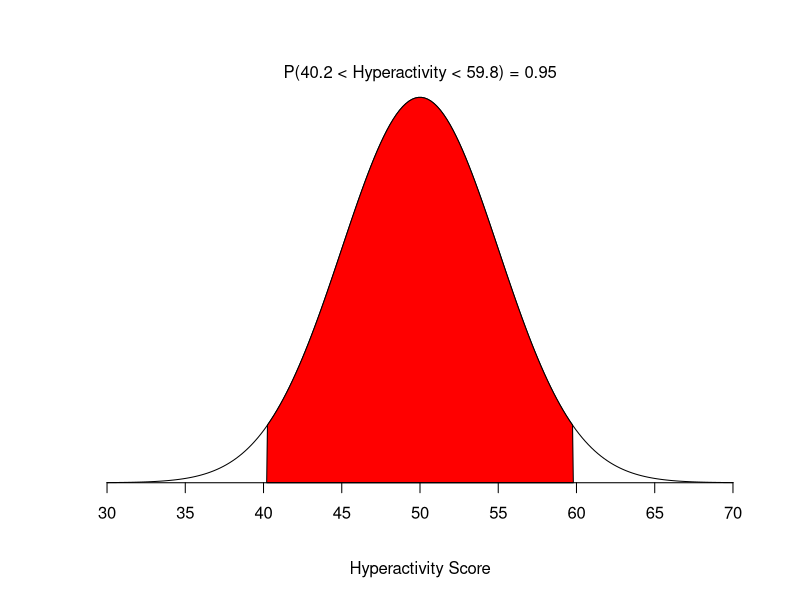
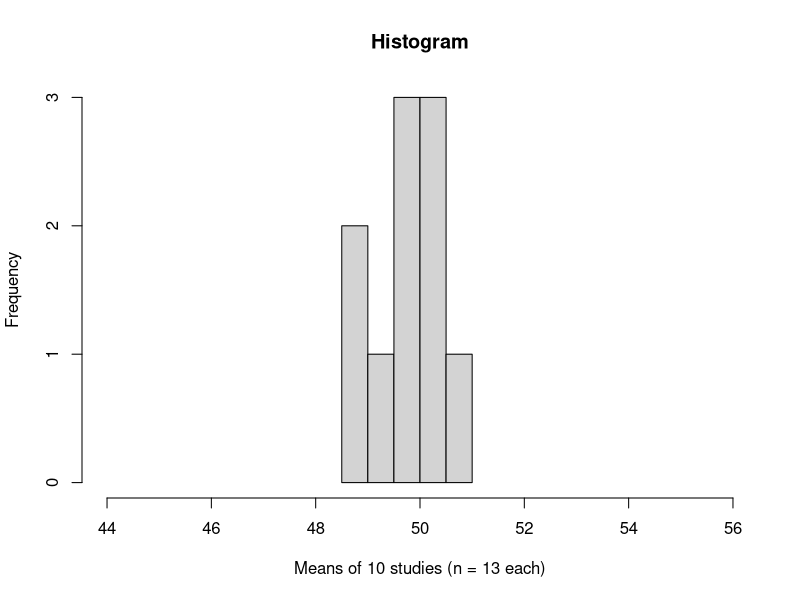
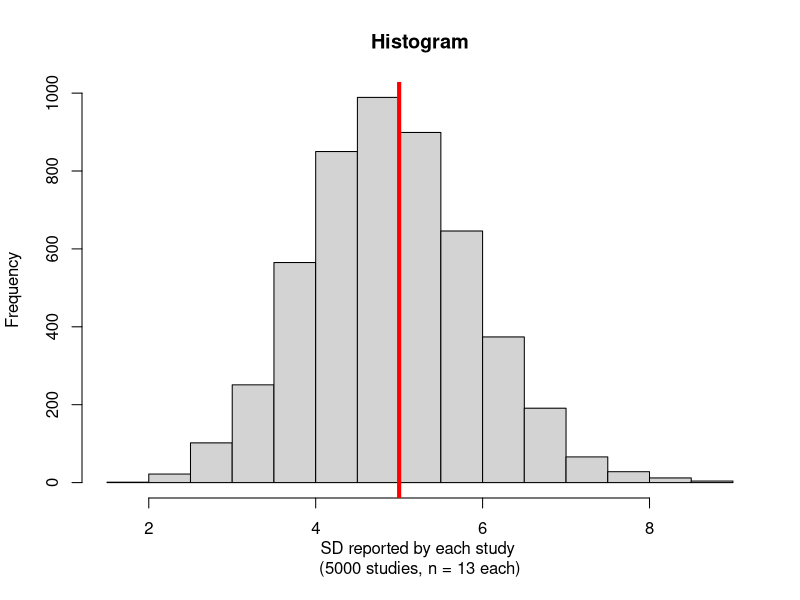
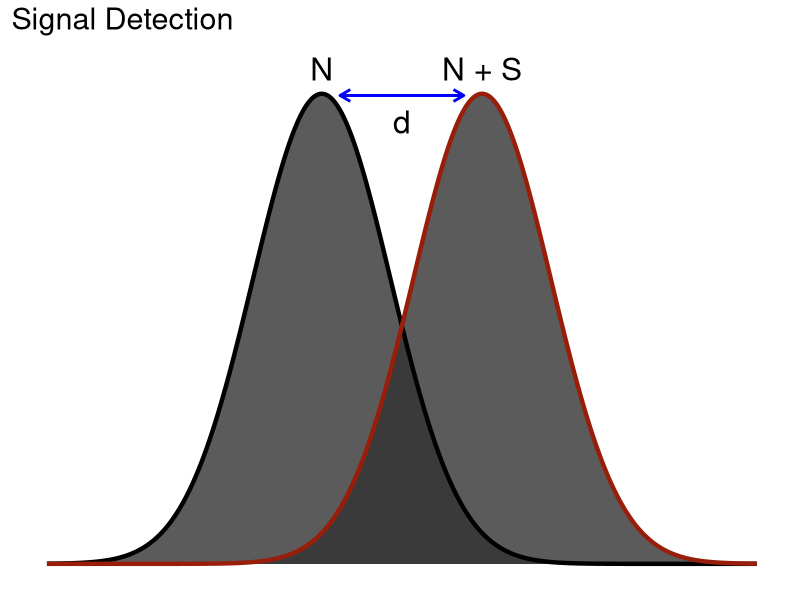
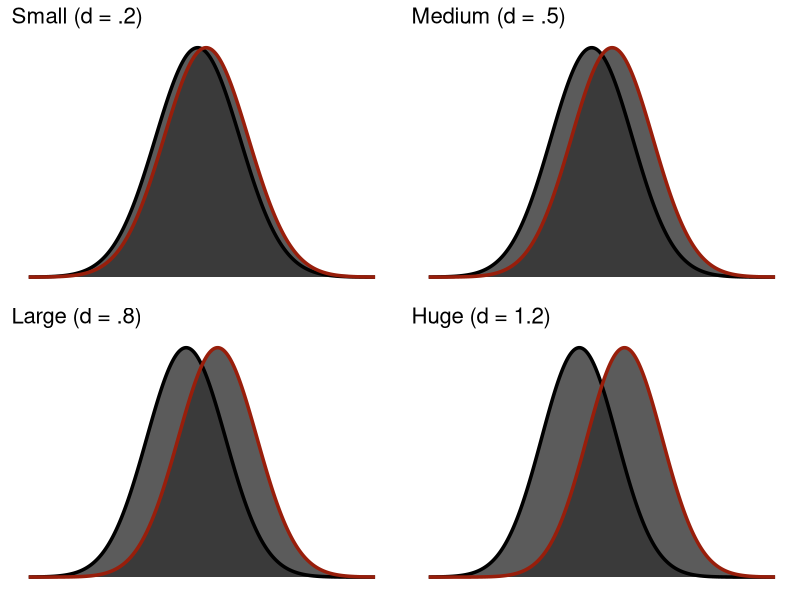
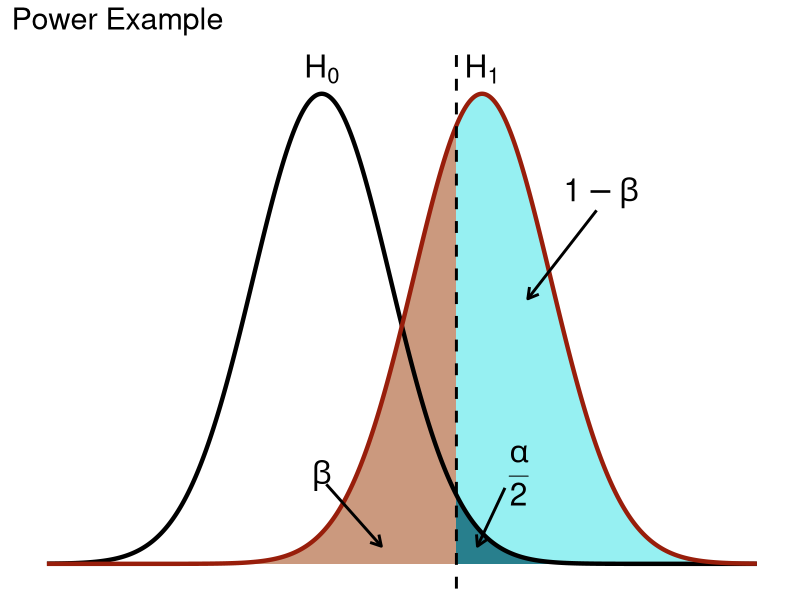
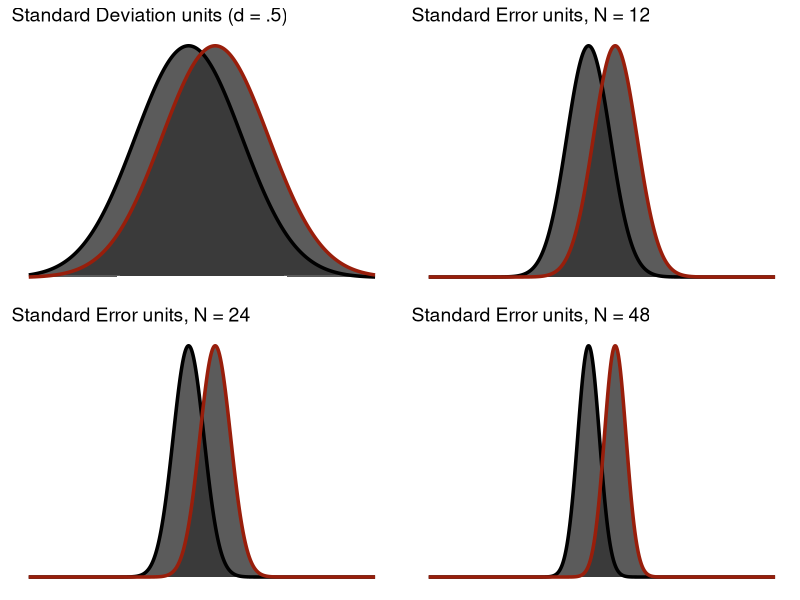
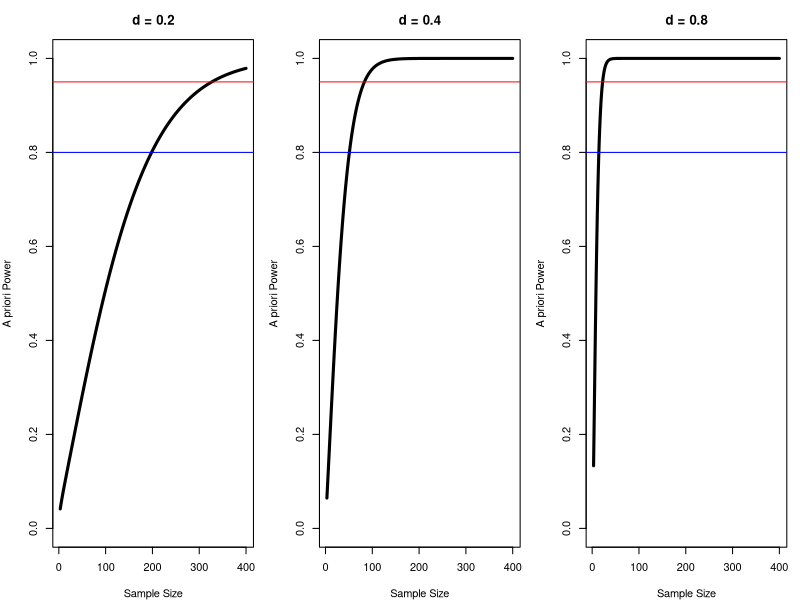

The R source for these figures, in order:
## ---- chunk 1
knitr::opts_chunk$set(
  echo = TRUE,
  message = FALSE,
  warning = FALSE,
  fig.width = 4.25,
  fig.height = 4.0,
  fig.align = "center",
  fig.pos = "H",
  results = "hold"
)
library(ggplot2)
library(grid)   # for arrow()
## ---- chunk 2
#| echo: false
#| fig-width: 5.0
#| fig-height: 3.0
#| fig-cap: "The population of hyperactivity scores, with the middle 95% shaded."
#| fig-alt: "A normal curve centered on 50. The region between about 40 and 60 is filled in red, and a label above reports that this shaded area holds 95% of children."
mu <- 50
sigma <- 5
lb <- mu - sigma * 1.96
ub <- mu + sigma * 1.96

x  <- seq(-4, 4, length = 200) * sigma + mu
hx <- dnorm(x, mu, sigma)

plot(x, hx, type = "n", xlab = "Hyperactivity Score", ylab = "",
     main = "", axes = FALSE)

i <- x >= lb & x <= ub
lines(x, hx)
polygon(c(lb, x[i], ub), c(0, hx[i], 0), col = "red")

area <- pnorm(ub, mu, sigma) - pnorm(lb, mu, sigma)
mtext(paste0("P(", round(lb, 2), " < Hyperactivity < ", round(ub, 2), ") = ",
             signif(area, 3)), side = 3)
axis(1, at = seq(30, 70, 5), pos = 0)
## ---- chunk 3
#| echo: false
#| fig-width: 5.0
#| fig-height: 3.0
#| fig-cap: "Ten studies, ten means. None of them is 50, and that is the point."
#| fig-alt: "Histogram of ten study means spread between about 48 and 51, scattered around the true population mean of 50 rather than landing on it."
set.seed(543)
N <- 13; M <- 50; SD <- 5; samples <- 10
Sample.Means <- replicate(samples, mean(rnorm(n = N, mean = M, sd = SD)))

hist(Sample.Means,
     main = "Histogram",
     xlab = "Means of 10 studies (n = 13 each)",
     ylab = "Frequency",
     xlim = c(44, 56))
## ---- chunk 4
#| echo: true
#| fig-width: 5.0
#| fig-height: 3.0
#| fig-cap: "What 5,000 small studies report as their SD, against the truth in red."
#| fig-alt: "Histogram of standard deviations reported by 5,000 studies of thirteen children each. The pile is slightly right-skewed and sits noticeably to the left of a thick red vertical line marking the true sigma of 5, showing that most studies report a spread smaller than the real one."
set.seed(543)

# Run 5,000 studies. Each one grabs 13 children from a population where we
# KNOW the true spread is sigma = 5, and reports the SD it happened to see.
Sample.SD <- replicate(5000, sd(rnorm(n = 13, mean = 50, sd = 5)))

hist(Sample.SD,
     main = "Histogram",
     xlab = "SD reported by each study \n(5000 studies, n = 13 each)",
     ylab = "Frequency")
abline(v = 5, col = "red", lwd = 4)   # the TRUE sigma
## ---- chunk 5
#| echo: false
#| fig-width: 6.25
#| fig-height: 3.0
#| fig-cap: "Signal detection. The gap between the two peaks, measured in standard deviations, is d."
#| fig-alt: "Two overlapping bell curves. The left is labelled N for noise and the right N plus S for signal plus noise. A double-headed blue arrow between the peaks is labelled d."
m1 <- 0; sd1 <- 1.5
m2 <- 3.5; sd2 <- 1.5

x <- seq(min(m1 - sd1*4, m2 - sd2*4), max(m1 + sd1*4, m2 + sd2*4), .01)

df1 <- data.frame(x = x, y = dnorm(x, m1, sd1), id = "h0")
df2 <- data.frame(x = x, y = dnorm(x, m2, sd2), id = "h1")
poly <- rbind(df1, df2)

ggplot(poly, aes(x, y, group = id)) +
  geom_polygon(alpha = 0.8, show.legend = FALSE) +
  geom_line(data = df1, aes(x, y, color = "H0"),
            linewidth = 1.5, show.legend = FALSE) +
  geom_line(data = df2, aes(x, y, color = "HA"),
            linewidth = 1.5, show.legend = FALSE) +
  scale_color_manual(values = c("HA" = "#981e0b", "H0" = "black")) +
  annotate("segment", x = m1 + .4, y = 0.265, xend = m2 - .4, yend = 0.265,
           color = "blue", arrow = arrow(length = unit(0.3, "cm")), linewidth = 1) +
  annotate("segment", x = m2 - .4, y = 0.265, xend = m1 + .4, yend = 0.265,
           color = "blue", arrow = arrow(length = unit(0.3, "cm")), linewidth = 1) +
  annotate("text", label = "d", x = (m1 + m2)/2, y = 0.25, size = 8) +
  annotate("text", label = "N", x = m1, y = 0.28, size = 8) +
  annotate("text", label = "N + S", x = m2, y = 0.28, size = 8) +
  ggtitle("Signal Detection") +
  theme(panel.grid = element_blank(),
        panel.background = element_blank(),
        plot.background = element_rect(fill = "#ffffff"),
        axis.text = element_blank(),
        axis.ticks = element_blank(),
        axis.title = element_blank(),
        plot.title = element_text(size = 22))
## ---- chunk 6
#| echo: false
#| fig-width: 6.5
#| fig-height: 5.0
#| fig-cap: "Small, medium, large, and huge. Note how much overlap survives even at the bottom right."
#| fig-alt: "Four panels of two overlapping bell curves each. At d = .2 the curves are nearly on top of each other; at .5 the peaks are clearly apart; at .8 they are well separated; and at 1.2 they are separated by more than a standard deviation, yet a substantial shared region remains in every panel."
plot_signal <- function(m2, title, m1 = 0, sd1 = 1, sd2 = 1, alpha = 0.8) {
  x <- seq(min(m1 - sd1*4, m2 - sd2*4), max(m1 + sd1*4, m2 + sd2*4), 0.01)
  d1 <- data.frame(x = x, y = dnorm(x, m1, sd1), id = "h0")
  d2 <- data.frame(x = x, y = dnorm(x, m2, sd2), id = "h1")
  ggplot(rbind(d1, d2), aes(x, y, group = id)) +
    geom_polygon(alpha = alpha, show.legend = FALSE) +
    geom_line(data = d1, aes(x, y, color = "H0"), linewidth = 1.2, show.legend = FALSE) +
    geom_line(data = d2, aes(x, y, color = "HA"), linewidth = 1.2, show.legend = FALSE) +
    scale_color_manual(values = c("HA" = "#981e0b", "H0" = "black")) +
    ggtitle(title) +
    theme(panel.grid = element_blank(), panel.background = element_blank(),
          plot.background = element_rect(fill = "#ffffff"),
          panel.border = element_blank(), axis.line = element_blank(),
          axis.text = element_blank(), axis.ticks = element_blank(),
          axis.title = element_blank(), plot.title = element_text(size = 16))
}

gridExtra::grid.arrange(
  plot_signal(0.2, "Small (d = .2)"),
  plot_signal(0.5, "Medium (d = .5)"),
  plot_signal(0.8, "Large (d = .8)"),
  plot_signal(1.2, "Huge (d = 1.2)"),
  ncol = 2
)
## ---- chunk 7
#| echo: false
#| fig-width: 6.25
#| fig-height: 3.0
#| fig-cap: "Power is the slice of the alternative distribution that clears the critical value."
#| fig-alt: "Two overlapping bell curves, the null on the left and the alternative on the right. A vertical line marks the critical value, and the portion of the right-hand curve beyond it is shaded to represent power."
m1 <- 0; sd1 <- 1.5
m2 <- 3.5; sd2 <- 1.5

z_crit <- qnorm(1 - (0.05/2), m1, sd1)

x <- seq(min(m1 - sd1*4, m2 - sd2*4), max(m1 + sd1*4, m2 + sd2*4), .01)
df1 <- data.frame(x = x, y = dnorm(x, m1, sd1))
df2 <- data.frame(x = x, y = dnorm(x, m2, sd2))

# alpha polygon
y.poly <- pmin(df1$y, df2$y)
poly1 <- data.frame(x = x, y = y.poly)
poly1 <- poly1[poly1$x >= z_crit, ]
poly1 <- rbind(poly1, c(z_crit, 0))

# beta polygon
poly2 <- df2[df2$x <= z_crit, ]
poly2 <- rbind(poly2, c(z_crit, 0))

# power polygon
poly3 <- df2[df2$x >= z_crit, ]
poly3 <- rbind(poly3, c(z_crit, 0))

poly1$id <- 3; poly2$id <- 2; poly3$id <- 1
poly <- rbind(poly1, poly2, poly3)
poly$id <- factor(poly$id, labels = c("power", "beta", "alpha"))

ggplot(poly, aes(x, y, fill = id, group = id)) +
  geom_polygon(alpha = 0.8, show.legend = FALSE) +
  geom_line(data = df1, aes(x, y, color = "H0", fill = NULL, group = NULL),
            linewidth = 1.5, show.legend = FALSE) +
  geom_line(data = df2, aes(x, y, color = "HA", fill = NULL, group = NULL),
            linewidth = 1.5, show.legend = FALSE) +
  geom_vline(xintercept = z_crit, linewidth = 1, linetype = "dashed") +
  scale_color_manual(values = c("HA" = "#981e0b", "H0" = "black")) +
  scale_fill_manual(values = c("alpha" = "#0d6374",
                               "beta"  = "#be805e",
                               "power" = "#7cecee")) +
  annotate("segment", x = 0.1, y = 0.045, xend = 1.3, yend = 0.01,
           arrow = arrow(length = unit(0.3, "cm")), linewidth = 1) +
  annotate("text", label = "beta", x = 0, y = 0.05, parse = TRUE, size = 8) +
  annotate("segment", x = 4, y = 0.043, xend = 3.4, yend = 0.01,
           arrow = arrow(length = unit(0.3, "cm")), linewidth = 1) +
  annotate("text", label = "frac(alpha,2)", x = 4.3, y = 0.05, parse = TRUE, size = 8) +
  annotate("segment", x = 6, y = 0.2, xend = 4.5, yend = 0.15,
           arrow = arrow(length = unit(0.3, "cm")), linewidth = 1) +
  annotate("text", label = "1-beta", x = 6.1, y = 0.21, parse = TRUE, size = 8) +
  annotate("text", label = "H[0]", x = m1, y = 0.28, parse = TRUE, size = 8) +
  annotate("text", label = "H[1]", x = m2, y = 0.28, parse = TRUE, size = 8) +
  ggtitle("Power Example") +
  theme(panel.grid = element_blank(),
        panel.background = element_blank(),
        plot.background = element_rect(fill = "#ffffff"),
        panel.border = element_blank(),
        axis.line = element_blank(),
        axis.text = element_blank(),
        axis.ticks = element_blank(),
        axis.title = element_blank(),
        plot.title = element_text(size = 22))
## ---- chunk 8
#| echo: false
#| fig-width: 6.5
#| fig-height: 5.0
#| fig-cap: "The same half-point difference, seen through progressively narrower sampling distributions."
#| fig-alt: "A grid of panels, each showing the same pair of overlapping curves separated by half a point. Moving through the panels the curves become narrower and taller, so the same fixed difference goes from almost total overlap to clean separation."
draw_pair <- function(divisor, title) {
  m1 <- 0; m2 <- 0.5
  s  <- 1 / divisor
  x  <- seq(-3, 3.5, .005)
  d1 <- data.frame(x = x, y = dnorm(x, m1, s), id = "h0")
  d2 <- data.frame(x = x, y = dnorm(x, m2, s), id = "h1")
  p  <- rbind(d1, d2)
  ggplot(p, aes(x, y, group = id)) +
    geom_polygon(alpha = 0.8, show.legend = FALSE) +
    geom_line(data = d1, aes(x, y, color = "H0"), linewidth = 1.2, show.legend = FALSE) +
    geom_line(data = d2, aes(x, y, color = "HA"), linewidth = 1.2, show.legend = FALSE) +
    scale_color_manual(values = c("HA" = "#981e0b", "H0" = "black")) +
    ggtitle(title) +
    theme(panel.grid = element_blank(),
          panel.background = element_blank(),
          plot.background = element_rect(fill = "#ffffff"),
          axis.text = element_blank(), axis.ticks = element_blank(),
          axis.title = element_blank(),
          plot.title = element_text(size = 14))
}

p1 <- draw_pair(1,          "Standard Deviation units (d = .5)")
p2 <- draw_pair(sqrt(6),    "Standard Error units, N = 12")
p3 <- draw_pair(sqrt(12),   "Standard Error units, N = 24")
p4 <- draw_pair(sqrt(24),   "Standard Error units, N = 48")

gridExtra::grid.arrange(p1, p2, p3, p4, ncol = 2)
## ---- chunk 9
set.seed(123)

# Simulate our population: a million children we will never meet.
Population <- rnorm(1e6, mean = 50, sd = 5)

set.seed(42)

# Sample 36 kids (for real if you can, but I am lazy, so we simulate it)
# and give each one a 2-point cookie boost.
kids.1 <- sample(Population, 36, replace = TRUE) + 2

M_kids <- mean(kids.1)                 # our sample mean
S_kids <- sd(kids.1)                   # our sample SD
d_kids <- (M_kids - 50) / S_kids       # Cohen's d: how far from 50, in SD units

round(c(M = M_kids, SD = S_kids, n = length(kids.1), d = d_kids), 3)
## ---- chunk 10
At.Power.80 <- power.t.test(n = NULL,              # <- the unknown we want solved
                            delta = .4,            # the effect size we expect
                            sd = 1,                # sd = 1 makes delta mean "Cohen's d"
                            sig.level = 0.05,      # our alpha
                            power = .80,           # the power we are demanding
                            type = "one.sample",   # which t-test
                            alternative = "two.sided")
At.Power.80
## ---- chunk 11
At.Power.95 <- power.t.test(n = NULL, delta = .4, sd = 1,
                            sig.level = 0.05, power = .95,
                            type = "one.sample",
                            alternative = "two.sided")
ceiling(At.Power.95$n)
## ---- chunk 12
# Same function. This time n is known and power is the NULL.
AP.Power.N36 <- power.t.test(n = 36, delta = .4, sd = 1,
                             sig.level = 0.05, power = NULL,
                             type = "one.sample",
                             alternative = "two.sided")
round(AP.Power.N36$power, 3)
## ---- chunk 13
# Third question, same function. Now delta is the NULL.
Eff.Power.N36 <- power.t.test(n = 36, delta = NULL, sd = 1,
                              sig.level = 0.05, power = .80,
                              type = "one.sample",
                              alternative = "two.sided")
round(Eff.Power.N36$delta, 3)
## ---- chunk 14
#| echo: false
#| fig-width: 6.5
#| fig-height: 2.6
#| fig-cap: "Power against sample size at three effect sizes. Each curve rises steeply and then flattens."
#| fig-alt: "Three side-by-side line plots of power against sample size, one per effect size. Every curve climbs steeply at small sample sizes and then bends over and flattens as it approaches a power of one, with the smallest effect needing by far the most participants."
pow_n <- function(nn, dd) {
  power.t.test(n = nn, delta = dd, sd = 1, sig.level = .05,
               type = "one.sample", alternative = "two.sided")$power
}

Nrange <- seq(3, 400, 1)
op <- par(mfrow = c(1, 3), mar = c(4, 4, 3, 1))
for (dd in c(.2, .4, .8)) {
  plot(Nrange, sapply(Nrange, pow_n, dd = dd), type = "l", lwd = 3,
       main = paste0("d = ", dd),
       xlab = "Sample Size", ylab = "A priori Power", ylim = c(0, 1))
  abline(h = .80, col = "blue", lwd = 1)
  abline(h = .95, col = "red",  lwd = 1)
}
par(op)
## ---- chunk 15
#| echo: false
#| fig-width: 6.5
#| fig-height: 2.6
#| fig-cap: "Power against effect size at three sample sizes. Same shape, different axis."
#| fig-alt: "Three side-by-side line plots of power against effect size, one per sample size. Each curve rises steeply through the small and medium effect sizes and then flattens near a power of one, and the larger the sample the further left that rise begins."
pow_d <- function(dd, nn) {
  power.t.test(n = nn, delta = dd, sd = 1, sig.level = .05,
               type = "one.sample", alternative = "two.sided")$power
}

Drange <- seq(.05, 1.2, .01)
op <- par(mfrow = c(1, 3), mar = c(4, 4, 3, 1))
for (nn in c(25, 50, 100)) {
  plot(Drange, sapply(Drange, pow_d, nn = nn), type = "l", lwd = 3,
       main = paste0("N = ", nn),
       xlab = "Effect Size (d)", ylab = "A priori Power", ylim = c(0, 1))
  abline(h = .80, col = "blue", lwd = 1)
  abline(h = .95, col = "red",  lwd = 1)
}
par(op)
## ---- chunk 16
set.seed(666)
n <- 30
Mozart.Sample <- rnorm(n, 109, 15)
Bach.Sample   <- rnorm(n, 110, 15)

Sp_mb <- sqrt(((n-1)*sd(Mozart.Sample)^2 + (n-1)*sd(Bach.Sample)^2) / (2*n - 2))
Obs.d <- abs(mean(Mozart.Sample) - mean(Bach.Sample)) / Sp_mb
round(Obs.d, 3)
## ---- chunk 17
#| echo: false
#| fig-width: 5.0
#| fig-height: 3.0
#| fig-cap: "The observed effect size is a guess too, and in a small study it is a wild one."
#| fig-alt: "Histogram of observed Cohen's d values from many simulated small studies of a tiny true effect. The distribution is wide and straddles zero, so plenty of studies report a moderate positive effect and plenty report a negative one."
set.seed(666)

SimD <- function(n) {
  m <- rnorm(n, 109, 15)
  b <- rnorm(n, 110, 15)
  sp <- sqrt(((n-1)*sd(m)^2 + (n-1)*sd(b)^2) / (2*n - 2))
  (mean(m) - mean(b)) / sp
}

D.distro <- replicate(5000, SimD(30))

hist(abs(D.distro),
     main = "Histogram",
     xlab = "Observed Cohen's d: \n5000 replications, N = 30/group, true d = .067",
     ylab = "Frequency",
     xlim = c(0, 1.2))
abline(v = .067, col = "red", lwd = 4)
## ---- chunk 18
# CI for d, using the standard large-sample approximation
d_ci <- function(d, n1, n2) {
  se <- sqrt((n1 + n2)/(n1 * n2) + d^2 / (2 * (n1 + n2)))
  c(lower = d - 1.96 * se, d = d, upper = d + 1.96 * se)
}

published <- d_ci(0.50, 80, 80)
round(published, 3)
## ---- chunk 19
c(powered_for_point_estimate =
    ceiling(power.t.test(delta = 0.50, sd = 1, power = .80,
                         type = "two.sample")$n),
  powered_for_lower_bound =
    ceiling(power.t.test(delta = published["lower"], sd = 1, power = .80,
                         type = "two.sample")$n))
## ---- chunk 20
round(d_ci(0.50, 25, 25), 3)
## ---- chunk 21
# Build a machine that runs a whole study over and over and reports how
# often it found the effect. That proportion IS power.
simulate_power <- function(n_per_group, true_d, n_sims = 2000, alpha = .05) {

  hits <- replicate(n_sims, {          # run one study, n_sims times over

    # Build two groups from populations we KNOW differ by true_d.
    # Group 2 is centered on 0, group 1 on true_d, both with sd = 1,
    # so the gap between them is exactly true_d in standard deviations.
    g1 <- rnorm(n_per_group, mean = true_d, sd = 1)
    g2 <- rnorm(n_per_group, mean = 0,      sd = 1)

    # Run the test. This line is TRUE if we caught the effect, FALSE if we missed.
    t.test(g1, g2)$p.value < alpha
  })

  # hits is now 2,000 TRUEs and FALSEs. R treats TRUE as 1 and FALSE as 0,
  # so the mean of them is the proportion of studies that succeeded.
  mean(hits)
}

set.seed(343)
simulate_power(n_per_group = 30, true_d = 0.5)

# compare to the closed-form answer
power.t.test(n = 30, delta = 0.5, sd = 1, type = "two.sample")$power
## ---- chunk 22
simulate_power_with_dropout <- function(n_per_group, true_d,
                                        dropout = 0.20, n_sims = 2000) {
  keep <- round(n_per_group * (1 - dropout))
  replicate(n_sims, {
    g1 <- rnorm(keep, mean = true_d, sd = 1)
    g2 <- rnorm(keep, mean = 0,      sd = 1)
    t.test(g1, g2)$p.value < .05
  }) |> mean()
}

set.seed(343)
simulate_power_with_dropout(n_per_group = 30, true_d = 0.5)
